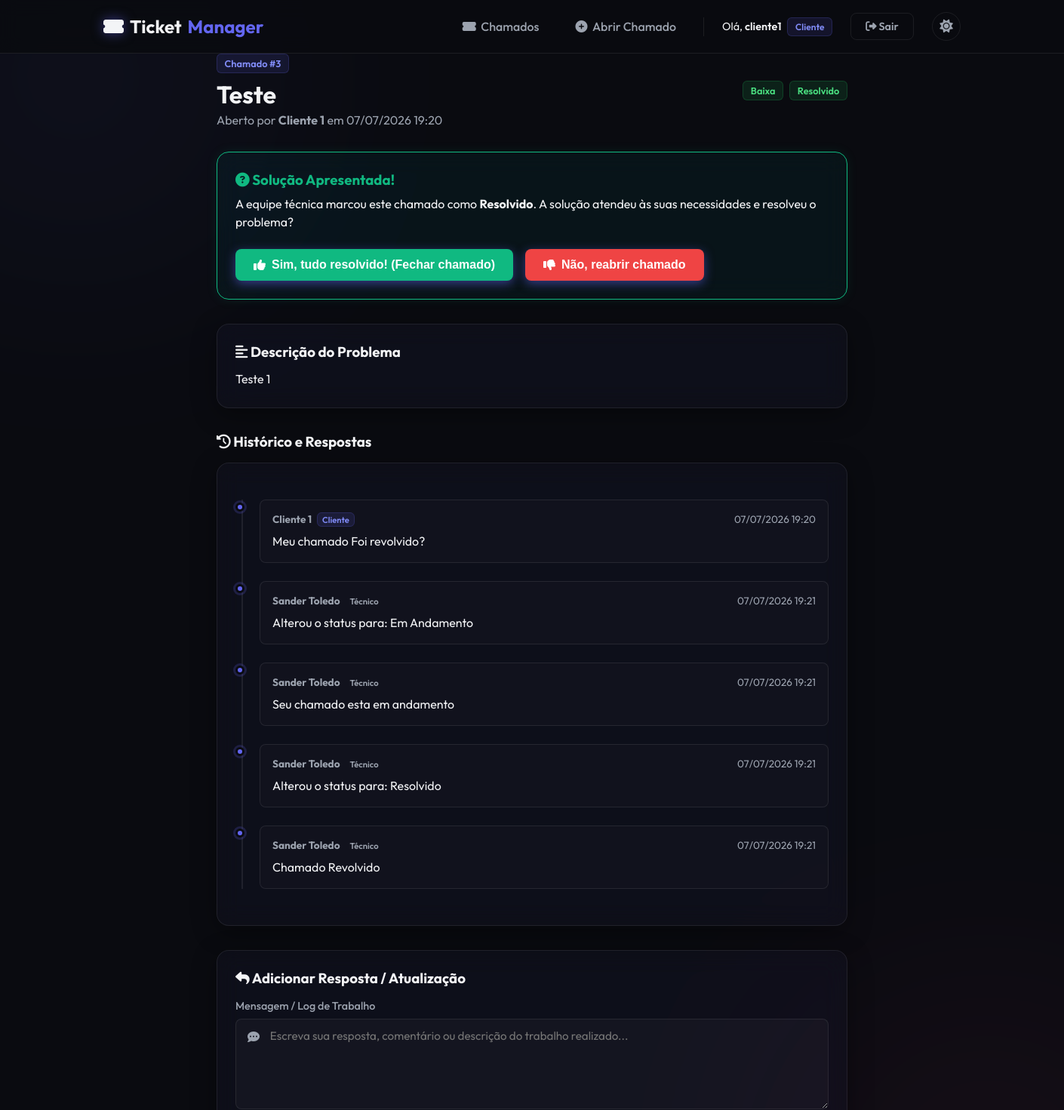
The app's page /tickets/3 (signed in, upper part), older data.
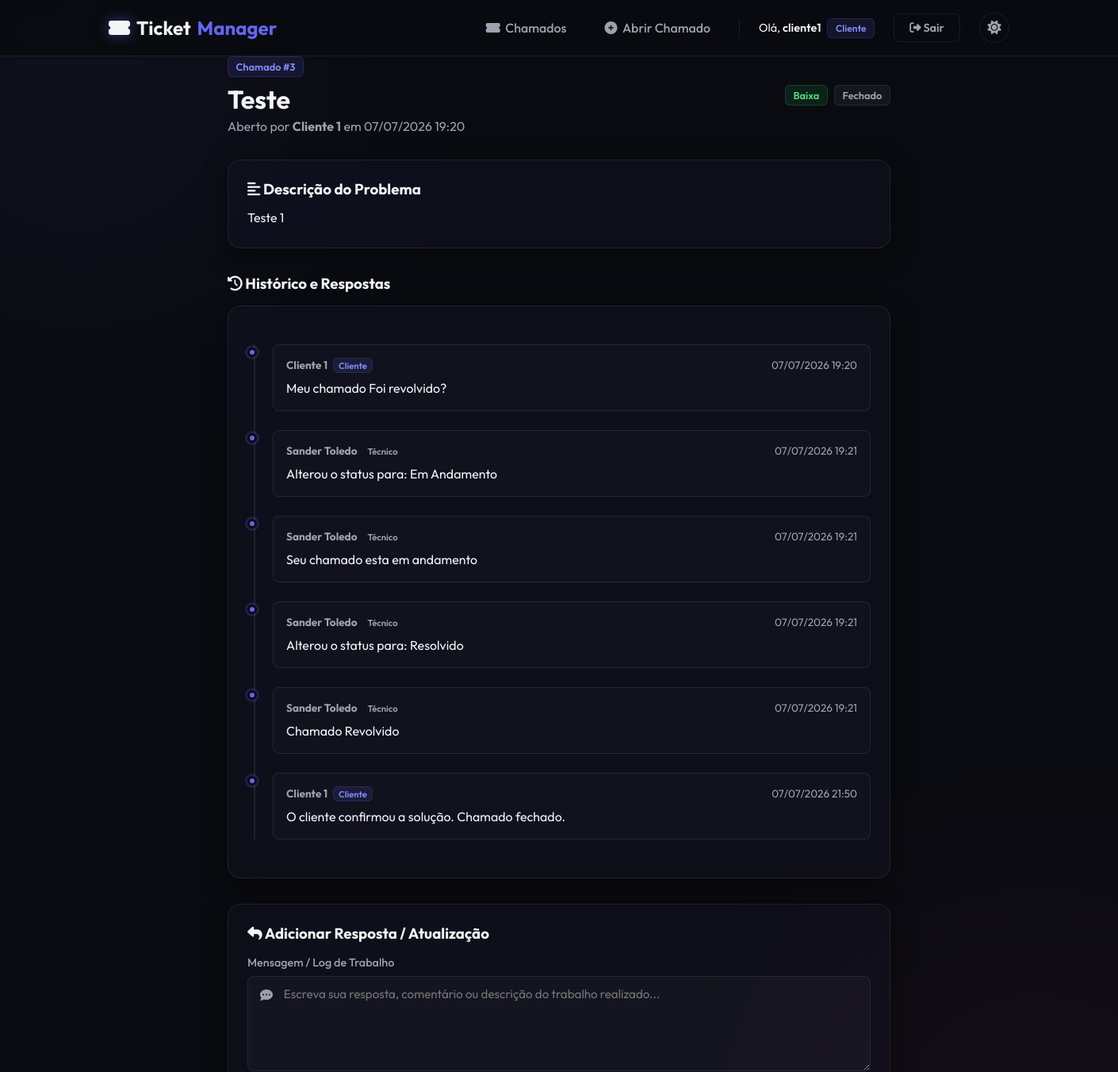
The same page, newer data.
### models.py (models this page shows, shortened)
class Usuario(db.Model):
    __tablename__ = "usuarios"
    id = db.Column(db.Integer, primary_key=True)
    nome = db.Column(db.String(50), nullable=False)
    sobrenome = db.Column(db.String(50), nullable=False)
    email = db.Column(db.String(120), unique=True, nullable=False)
    username = db.Column(db.String(50), unique=True, nullable=False)
    senha = db.Column(db.String(255), nullable=False)
    cidade_id = db.Column(db.Integer, db.ForeignKey("cidades.id"), nullable=True)
    cidade = db.relationship("Cidade", backref=db.backref("usuarios", lazy=True))
    perfis = db.relationship("Perfil", backref="usuario", lazy=True, cascade="all, delete-orphan")
    @property
    def tipo_perfil(self):
        if self.perfis:
            return self.perfis[0].tipo_perfil
        return "Cliente"

class Chamado(db.Model):
    __tablename__ = "chamados"
    id = db.Column(db.Integer, primary_key=True)
    titulo = db.Column(db.String(100), nullable=False)
    descricao = db.Column(db.Text, nullable=False)
    prioridade = db.Column(db.String(20), nullable=False, default="Média")  # Baixa, Média, Alta
    status = db.Column(db.String(20), nullable=False, default="Aberto")  # Aberto, Em Andamento, Resolvido, Fechado
    data_criacao = db.Column(db.DateTime, nullable=False, default=db.func.now())
    usuario_id = db.Column(db.Integer, db.ForeignKey("usuarios.id"), nullable=False)
    usuario = db.relationship("Usuario", backref=db.backref("chamados", lazy=True))
    categoria_id = db.Column(db.Integer, db.ForeignKey("categorias.id"), nullable=True)
    categoria = db.relationship("Categoria", backref=db.backref("chamados", lazy=True))

class Worklog(db.Model):
    __tablename__ = "worklogs"
    id = db.Column(db.Integer, primary_key=True)
    chamado_id = db.Column(db.Integer, db.ForeignKey("chamados.id"), nullable=False)
    usuario_id = db.Column(db.Integer, db.ForeignKey("usuarios.id"), nullable=False)
    mensagem = db.Column(db.Text, nullable=False)
    data_criacao = db.Column(db.DateTime, nullable=False, default=db.func.now())
    chamado = db.relationship("Chamado", backref=db.backref("worklogs", lazy=True, cascade="all, delete-orphan"))
    usuario = db.relationship("Usuario", backref=db.backref("worklogs", lazy=True))

class Perfil(db.Model):
    __tablename__ = "perfis"
    id = db.Column(db.Integer, primary_key=True)
    usuario_id = db.Column(db.Integer, db.ForeignKey("usuarios.id"), nullable=False)
    tipo_perfil = db.Column(db.String(50), nullable=False)
    ativo = db.Column(db.Boolean, default=True)

### app.py (the view)
@app.route('/tickets/<int:ticket_id>')
@login_required
def ticket_details(ticket_id):
    return controllers.ticket_details_controller(ticket_id)

### app.py (called while the page is built)
def login_required(f):
    @wraps(f)
    def decorated_function(*args, **kwargs):
        if 'user_id' not in session:
            flash('Você precisa fazer login para acessar esta página.', 'danger')
            return redirect(url_for('login'))
        return f(*args, **kwargs)
    return decorated_function

### controllers.py (called while the page is built)
def ticket_details_controller(ticket_id):
    chamado = Chamado.query.get_or_404(ticket_id)
    usuario = Usuario.query.get(session.get('user_id'))
    if usuario.tipo_perfil == 'Cliente' and chamado.usuario_id != usuario.id:
        flash('Você não tem permissão para visualizar este chamado.', 'danger')
        return redirect(url_for('list_tickets'))
    return render_template('ticket_details.html', chamado=chamado, usuario=usuario)

### templates/ticket_details.html (shortened to what this page needs)
{% extends 'base.html' %}
{% block content %}
<div class="container" style="max-width: 900px; margin: 0 auto;">
    <div class="page-header" style="margin-bottom: 2rem;">
        <div>
            <span class="badge badge-username" style="margin-bottom: 0.5rem; display: inline-block;">Chamado #{{ chamado.id }}</span>
            <h1>{{ chamado.titulo }}</h1>
            <p class="subtitle">Aberto por <strong>{{ chamado.usuario.nome }} {{ chamado.usuario.sobrenome }}</strong> em {{ chamado.data_criacao.strftime('%d/%m/%Y %H:%M') }}</p>
        </div>
        <div style="display: flex; gap: 0.5rem; align-items: center;">
            <span class="badge badge-{{ chamado.prioridade | lower }}">{{ chamado.prioridade }}</span>
            {% set status_class = chamado.status.lower().replace(' ', '') %}
            <span class="badge badge-{{ status_class }}">{{ chamado.status }}</span>
        </div>
    </div>
    {% if chamado.status == 'Resolvido' and session.get('user_id') == chamado.usuario_id %}
        <div class="glass-card" style="padding: 1.5rem; margin-bottom: 2rem; border-color: var(--success); background-color: rgba(16, 185, 129, 0.05); box-shadow: 0 0 15px rgba(16, 185, 129, 0.1);">
            <h3 style="color: var(--success); margin-bottom: 0.5rem;"><i class="fa-solid fa-circle-question"></i> Solução Apresentada!</h3>
            <p style="color: var(--text-primary); margin-bottom: 1.5rem; line-height: 1.5;">
                A equipe técnica marcou este chamado como <strong>Resolvido</strong>. A solução atendeu às suas necessidades e resolveu o problema?
            </p>
            <form action="{{ url_for('ticket_feedback', ticket_id=chamado.id) }}" method="POST" style="display: flex; gap: 1rem;">
                <button type="submit" name="satisfacao" value="Sim" class="btn-primary" style="background: var(--success); border-color: var(--success);">
                    <i class="fa-solid fa-thumbs-up"></i> Sim, tudo resolvido! (Fechar chamado)
                </button>
                <button type="submit" name="satisfacao" value="Não" class="btn-primary" style="background: var(--danger); border-color: var(--danger);">
                    <i class="fa-solid fa-thumbs-down"></i> Não, reabrir chamado
                </button>
            </form>
        </div>
    {% endif %}
    <div class="glass-card" style="padding: 1.5rem; margin-bottom: 2rem;">
        <h3 style="color: var(--text-primary); margin-bottom: 0.75rem;"><i class="fa-solid fa-align-left"></i> Descrição do Problema</h3>
        <p style="color: var(--text-primary); line-height: 1.6; white-space: pre-line;">{{ chamado.descricao }}</p>
    </div>
    <h3 style="color: var(--text-primary); margin-bottom: 1rem;"><i class="fa-solid fa-clock-rotate-left"></i> Histórico e Respostas</h3>
    <div class="glass-card" style="padding: 1.5rem; margin-bottom: 2rem;">
        {% if chamado.worklogs %}
            <div class="timeline">
                {% for log in chamado.worklogs %}
                    <div class="timeline-item">
                        <div class="timeline-marker"></div>
                        <div class="timeline-content">
                            <div class="timeline-header">
                                <strong>{{ log.usuario.nome }} {{ log.usuario.sobrenome }} <span class="badge badge-{{ log.usuario.tipo_perfil | lower }}" style="font-size: 0.7rem; padding: 0.1rem 0.4rem; margin-left: 0.25rem;">{{ log.usuario.tipo_perfil }}</span></strong>
                                <span>{{ log.data_criacao.strftime('%d/%m/%Y %H:%M') }}</span>
                            </div>
                            <p style="color: var(--text-primary); line-height: 1.5; white-space: pre-line;">{{ log.mensagem }}</p>
                        </div>
                    </div>
                {% endfor %}
            </div>
        {% endif %}
    </div>
    <div class="glass-card" style="padding: 1.5rem;">
        <h3 style="color: var(--text-primary); margin-bottom: 1rem;"><i class="fa-solid fa-reply"></i> Adicionar Resposta / Atualização</h3>
        <form action="{{ url_for('add_worklog', ticket_id=chamado.id) }}" method="POST" class="form-group">
            <div class="input-wrapper" style="margin-bottom: 1.5rem;">
                <label for="mensagem">Mensagem / Log de Trabalho</label>
                <div class="input-icon-group">
                    <i class="fa-solid fa-comment-dots input-icon" style="top: 1rem;"></i>
                    <textarea id="mensagem" name="mensagem" required placeholder="Escreva sua resposta, comentário ou descrição do trabalho realizado..."></textarea>
                </div>
            </div>
        </form>
    </div>
</div>
{% endblock %}

### templates/base.html (shortened to what this page needs)
<!DOCTYPE html>
<html lang="pt-BR" data-theme="dark">
<head>
    <link rel="stylesheet" href="https://cdnjs.cloudflare.com/ajax/libs/font-awesome/6.4.0/css/all.min.css">
    <link rel="stylesheet" href="{{ url_for('static', filename='css/style.css') }}">
</head>
<body>
    <div class="bg-glow bg-glow-1"></div>
    <div class="bg-glow bg-glow-2"></div>
    <header class="app-header">
        <div class="nav-container">
            <a href="/" class="brand-logo">
                <i class="fa-solid fa-ticket-simple text-glow"></i> Ticket<span>Manager</span>
            </a>
            <nav class="nav-links" id="nav-links">
                {% if session.get('user_id') %}
                    <a href="{{ url_for('list_tickets') }}" class="nav-link"><i class="fa-solid fa-ticket-simple"></i> Chamados</a>
                    <a href="{{ url_for('create_ticket') }}" class="nav-link"><i class="fa-solid fa-circle-plus"></i> Abrir Chamado</a>
                    <div class="nav-user-greeting">
                        <span style="color: var(--text-primary);">Olá, <strong style="font-weight:600;"><a href="{{ url_for('user_profile') }}" style="color: inherit; text-decoration: none;" title="Ver Perfil">{{ session.get('username') }}</a></strong></span>
                        <span class="badge badge-username" style="font-size:0.75rem;">{{ session.get('tipo_perfil') }}</span>
                    </div>
                    <a href="{{ url_for('logout') }}" class="btn-nav btn-logout"><i class="fa-solid fa-right-from-bracket"></i> Sair</a>
                {% else %}
                    <a href="{{ url_for('login') }}" class="nav-link"><i class="fa-solid fa-right-to-bracket"></i> Login</a>
                    <a href="{{ url_for('register') }}" class="btn-nav btn-signup"><i class="fa-solid fa-user-plus"></i> Registrar</a>
                {% endif %}
                <button id="theme-toggle" class="theme-toggle-btn" title="Alternar tema">
                    <i class="fa-solid fa-sun"></i>
                </button>
            </nav>
        </div>
    </header>
    <main class="main-content">
        {% block content %}{% endblock %}
    </main>
</body>
</html>

Row changes from the older to the newer data that the page shows:
changed Chamado "Teste": status "Resolvido" → "Fechado"
added Worklog: usuario.nome "Cliente", usuario.sobrenome "1", usuario.tipo_perfil "Cliente", data_criacao "07/07/2026 21:50", mensagem "O cliente confirmou a solução. Chamado fechado."
Text that changed along with them:
text no longer shown: "Solução Apresentada! A equipe técnica marcou este chamado como Resolvido . A solução atendeu às suas necessidades e resolveu o problema? Sim, tudo resolvido! (Fechar chamado) Não, reabrir chamado"
